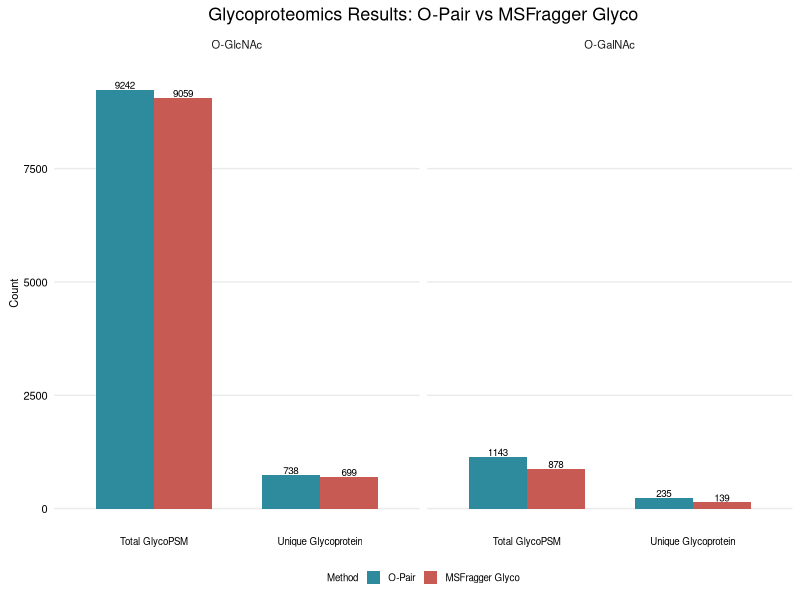

The R source for this figure:
# import packages
library(tidyverse)

## O-Pair results
# O-GlcNAc
OPair_GlycoPSM_Glycoprotein_Results_OGlcNAc <- tibble(
  category = c('Total GlycoPSM', 'Unique Glycoprotein'),
  number = c(9242, 738)
)

# O-GalNAc
OPair_GlycoPSM_Glycoprotein_Results_OGalNAc <- tibble(
  category = c('Total GlycoPSM', 'Unique Glycoprotein'),
  number = c(1143, 235)
)

## MSFragger Glyco results
# O-GlcNAc
GlycoPSM_Glycoprotein_Results_OGlcNAc <- tibble(
  category = c('Total GlycoPSM', 'Unique Glycoprotein'),
  number = c(9059, 699)
)

# O-GalNAc
GlycoPSM_Glycoprotein_Results_OGalNAc <- tibble(
  category = c('Total GlycoPSM', 'Unique Glycoprotein'),
  number = c(878, 139)
)

# Combine all data
plot_data <- bind_rows(
  OPair_GlycoPSM_Glycoprotein_Results_OGlcNAc %>% mutate(glycan = 'O-GlcNAc', method = 'O-Pair'),
  OPair_GlycoPSM_Glycoprotein_Results_OGalNAc %>% mutate(glycan = 'O-GalNAc', method = 'O-Pair'),
  GlycoPSM_Glycoprotein_Results_OGlcNAc %>% mutate(glycan = 'O-GlcNAc', method = 'MSFragger Glyco'),
  GlycoPSM_Glycoprotein_Results_OGalNAc %>% mutate(glycan = 'O-GalNAc', method = 'MSFragger Glyco')
) %>%
  mutate(
    glycan = factor(glycan, levels = c('O-GlcNAc', 'O-GalNAc')),
    category = factor(category, levels = c('Total GlycoPSM', 'Unique Glycoprotein')),
    method = factor(method, levels = c('O-Pair', 'MSFragger Glyco'))
  )

# Publication-ready color palette
colors <- c('O-Pair' = '#2E8B9E', 'MSFragger Glyco' = '#C85A54')

# Create plot with broken y-axis
OPair_vs_MSFraggerGlyco <- ggplot(plot_data, aes(x = category, y = number, fill = method)) +
  geom_col(position = 'dodge', width = 0.7) +
  geom_text(aes(label = number), position = position_dodge(width = 0.7), 
            vjust = -0.1, size = 2.5) +
  facet_grid(. ~ glycan) +
  scale_fill_manual(values = colors) +
  ylim(0, 9500) +
  labs(
    x = NULL,
    y = 'Count',
    fill = 'Method',
    title = 'Glycoproteomics Results: O-Pair vs MSFragger Glyco'
  ) +
  theme_minimal() +
  theme(
    plot.title = element_text(hjust = 0.5, size = 13),
    panel.grid.major.x = element_blank(),
    panel.grid.minor = element_blank(),
    axis.text.x = element_text(size = 7, color = 'black'),
    axis.text.y = element_text(size = 8, color = 'black'),
    axis.title.y = element_text(size = 8,vjust = 0.5),
    legend.position = 'bottom',
    legend.title = element_text(size = 7),
    legend.text = element_text(size = 7),
    legend.key.size = unit(0.15, 'in'),
    strip.text = element_text(size = 8),
    plot.background = element_rect(fill = "white", color = NA)
  )

ggsave(
  filename = '/Volumes/cos-lab-rwu60/Longping/OGlycoTM_HEK293T/OPair_vs_MSFraggerGlyco.png',
  plot = OPair_vs_MSFraggerGlyco,
  height = 3, width = 5, dpi = 300
)
